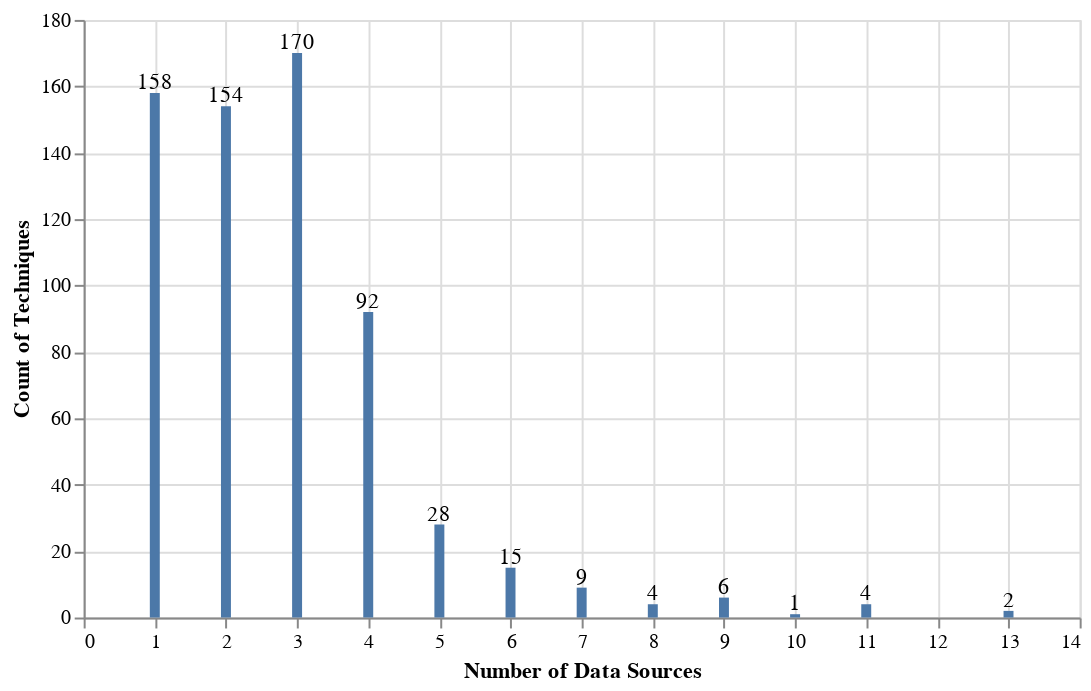

The cell this chart's notebook holds for it:
### Markdown cell above
Although identifying the data sources with the highest number of techniques is a good start, they usually do not work alone. You might be collecting **Process Monitoring** already but you might be still missing a lot of context from a data perspective.

### Code cell
data_source_distribution_2 = pandas.DataFrame({
    'Techniques': list(techniques_data_source_3.groupby(['technique'])['technique'].count().keys()),
    'Count of Data Sources': techniques_data_source_3.groupby(['technique'])['technique'].count().tolist()})

data_source_distribution_3 = pandas.DataFrame({
    'Number of Data Sources': list(data_source_distribution_2.groupby(['Count of Data Sources'])['Count of Data Sources'].count().keys()),
    'Count of Techniques': data_source_distribution_2.groupby(['Count of Data Sources'])['Count of Data Sources'].count().tolist()})

bars = alt.Chart(data_source_distribution_3).mark_bar().encode(x ='Number of Data Sources',y='Count of Techniques').properties(width=500)
text = bars.mark_text(align='center',baseline='middle',dx=0,dy=-5).encode(text='Count of Techniques')
bars + text

### Figure 1 — Vega-Lite specification as saved in the notebook (floating-point values rounded to 4 significant figures)
{"config": {"view": {"continuousWidth": 300, "continuousHeight": 300}}, "layer": [{"mark": {"type": "bar"}, "encoding": {"x": {"field": "Number of Data Sources", "type": "quantitative"}, "y": {"field": "Count of Techniques", "type": "quantitative"}}}, {"mark": {"type": "text", "align": "center", "baseline": "middle", "dx": 0, "dy": -5}, "encoding": {"text": {"field": "Count of Techniques", "type": "quantitative"}, "x": {"field": "Number of Data Sources", "type": "quantitative"}, "y": {"field": "Count of Techniques", "type": "quantitative"}}}], "data": {"name": "data-d2f257b2cf0a2e0e3cdc79ab837757fb"}, "width": 500, "$schema": "https://vega.github.io/schema/vega-lite/v5.20.1.json", "datasets": {"data-d2f257b2cf0a2e0e3cdc79ab837757fb": [{"Number of Data Sources": 1, "Count of Techniques": 158}, {"Number of Data Sources": 2, "Count of Techniques": 154}, {"Number of Data Sources": 3, "Count of Techniques": 170}, {"Number of Data Sources": 4, "Count of Techniques": 92}, {"Number of Data Sources": 5, "Count of Techniques": 28}, {"Number of Data Sources": 6, "Count of Techniques": 15}, {"Number of Data Sources": 7, "Count of Techniques": 9}, {"Number of Data Sources": 8, "Count of Techniques": 4}, {"Number of Data Sources": 9, "Count of Techniques": 6}, {"Number of Data Sources": 10, "Count of Techniques": 1}, {"Number of Data Sources": 11, "Count of Techniques": 4}, {"Number of Data Sources": 13, "Count of Techniques": 2}]}}
